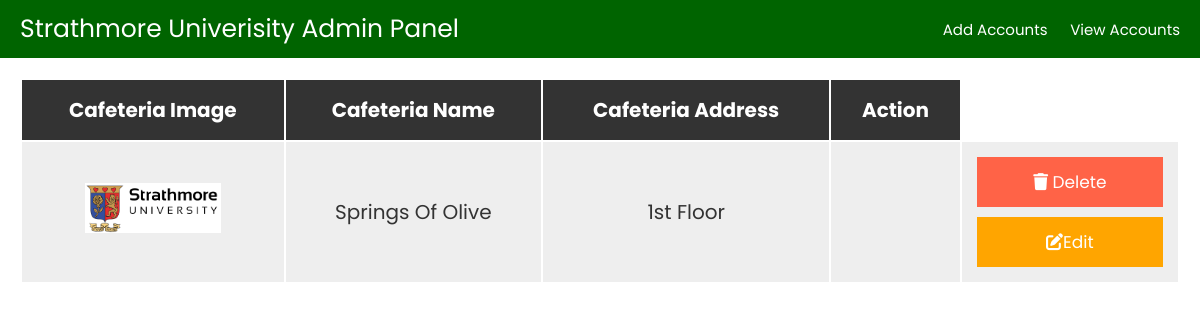
Screenshot of /overall_admin/products.php with the database file from the repository.
### tables this page shows
CREATE TABLE `accounts` (
  `id` int(11) NOT NULL,
  `name` varchar(255) NOT NULL,
  `address` varchar(255) NOT NULL,
  `image` varchar(255) NOT NULL,
  `passwords` varchar(255) NOT NULL
);

### overall_admin/products.php (the view, shortened to what this page needs)
<?php
    @include 'config.php';
?>
<!DOCTYPE html>
<html lang="en">
<head>
    <link rel="stylesheet" href="https://cdnjs.cloudflare.com/ajax/libs/font-awesome/6.5.2/css/all.min.css">
    <link rel="stylesheet" href="css/style.css">
</head>
<body>
    <?php include 'header.php'; ?>
    <div class="container">
        <section class="display-product-table">
            <table>
                <thead>
                    <th>Cafeteria image</th>
                    <th>Cafeteria name</th>
                    <th>Cafeteria address</th>
                    <th>Action</th>
                </thead>
                <tbody>
                    <?php
                    $select_products = mysqli_query($conn, "SELECT * FROM accounts");
                    if(mysqli_num_rows($select_products)>0){
                        while($row = mysqli_fetch_assoc($select_products)){
                    ?>
                    <tr>
                    <td> <img src="uploaded_img/<?php echo $row['image']; ?>"height="50" alt=""> </td>
                    <td><?php echo $row['name']; ?></td>
                    <td><?php echo $row['address']; ?></td>
                    <td><?php echo $row['passwords']; ?></td>
                    <td>
                        <a href="products.php?delete=<?php echo $row['id']; ?>" class="delete-btn" onclick="return confirm('Are you sure you want to delete the account?');"> <i class="fas fa-trash"></i> Delete </a>
                        <a href="products.php?edit=<?php echo $row['id']; ?>" class="option-btn"> <i class="fas fa-edit"></i>Edit</a>
                    </td>
                    </tr>
                    <?php
                        };
                    }else{
                        echo "<div class='empty'>No Accounts Have Been Added</div>";
                    }
                    ?>
                </tbody>
            </table>
        </section>
    </div>
</body>
</html>

### overall_admin/css/style.css (style rules this page uses)
:root { --blue:#2980b9; --red:tomato; --orange:orange; --black:#333; --white:#fff; --bg-color:#eee; --dark-bg:rgba(0,0,0,.7); --box-shadow:0 .5rem 1rem rgba(0,0,0,.1); --border:.1rem solid #999; --green:#006400; }
* { font-family:'Poppins', sans-serif; margin: 0; padding: 0; box-sizing: border-box; outline: none; border: none; text-decoration: none; text-transform: capitalize; }
html { font-size: 62.5%; overflow-x: hidden; }
.container { max-width: 1200px; margin: 0 auto; }
section { padding: 2rem; }
.btn, .option-btn, .delete-btn { display: block; width: 100%; text-align: center; color: var(--white); font-size: 1.7rem; padding: 1.2rem 3rem; cursor: pointer; margin-top: 1rem; }
.edit-btn i, .delete-btn i { padding-right: .5 rem; }
.option-btn { background-color: var(--orange); }
.delete-btn { margin-top: 0; background-color: var(--red); }
.display-product-table table { width: 100%; text-align: center; }
.display-product-table table thead th { padding: 1.5rem; font-size: 2rem; background-color: var(--black); color: var(--white); }
.display-product-table table td { padding: 1.5rem; font-size: 2rem; color: var(--black); }
.display-product-table table td:first-child { padding: 0; }
.display-product-table table tr:nth-child(odd) { background-color: var(--bg-color); }

### rows the page displays
accounts: image (picture), name "Springs Of Olive", address "1st Floor"
